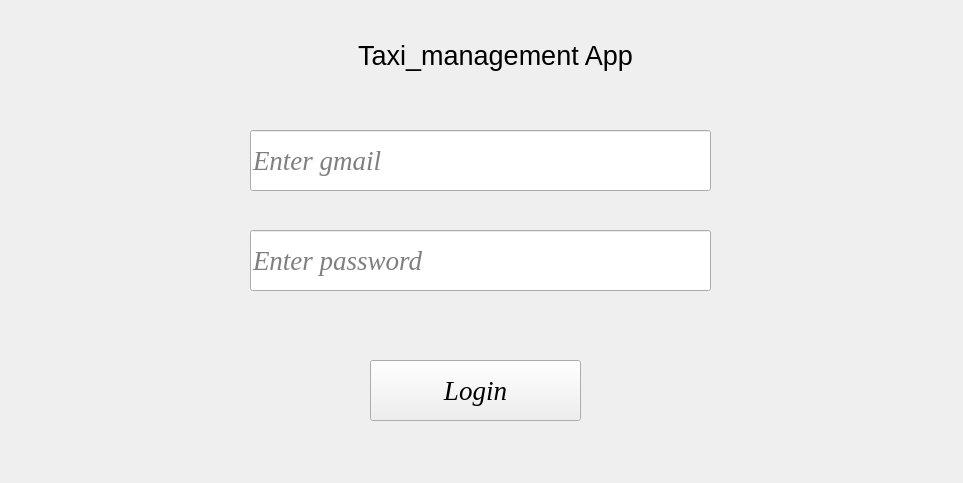
<?xml version="1.0" encoding="UTF-8"?>
<ui version="4.0">
 <class>Form</class>
 <widget class="QWidget" name="Form">
  <property name="geometry">
   <rect>
    <x>0</x>
    <y>0</y>
    <width>963</width>
    <height>483</height>
   </rect>
  </property>
  <property name="windowTitle">
   <string>Form</string>
  </property>
  <widget class="QPushButton" name="pushButton">
   <property name="geometry">
    <rect>
     <x>370</x>
     <y>360</y>
     <width>211</width>
     <height>61</height>
    </rect>
   </property>
   <property name="font">
    <font>
     <family>Times New Roman</family>
     <pointsize>20</pointsize>
     <italic>true</italic>
    </font>
   </property>
   <property name="text">
    <string>Login</string>
   </property>
  </widget>
  <widget class="QLineEdit" name="lineEdit_2">
   <property name="geometry">
    <rect>
     <x>250</x>
     <y>230</y>
     <width>461</width>
     <height>61</height>
    </rect>
   </property>
   <property name="font">
    <font>
     <family>Times New Roman</family>
     <pointsize>20</pointsize>
     <italic>true</italic>
    </font>
   </property>
   <property name="echoMode">
    <enum>QLineEdit::Password</enum>
   </property>
   <property name="placeholderText">
    <string>Enter password</string>
   </property>
  </widget>
  <widget class="QLabel" name="label">
   <property name="geometry">
    <rect>
     <x>280</x>
     <y>300</y>
     <width>371</width>
     <height>41</height>
    </rect>
   </property>
   <property name="font">
    <font>
     <family>Times New Roman</family>
     <pointsize>18</pointsize>
     <italic>true</italic>
    </font>
   </property>
   <property name="text">
    <string/>
   </property>
   <property name="alignment">
    <set>Qt::AlignCenter</set>
   </property>
  </widget>
  <widget class="QLabel" name="label_2">
   <property name="geometry">
    <rect>
     <x>160</x>
     <y>30</y>
     <width>671</width>
     <height>51</height>
    </rect>
   </property>
   <property name="font">
    <font>
     <pointsize>20</pointsize>
    </font>
   </property>
   <property name="text">
    <string>Taxi_management App</string>
   </property>
   <property name="textFormat">
    <enum>Qt::PlainText</enum>
   </property>
   <property name="alignment">
    <set>Qt::AlignCenter</set>
   </property>
  </widget>
  <widget class="QLineEdit" name="lineEdit">
   <property name="geometry">
    <rect>
     <x>250</x>
     <y>130</y>
     <width>461</width>
     <height>61</height>
    </rect>
   </property>
   <property name="font">
    <font>
     <family>Times New Roman</family>
     <pointsize>20</pointsize>
     <italic>true</italic>
    </font>
   </property>
   <property name="text">
    <string/>
   </property>
   <property name="placeholderText">
    <string>Enter gmail</string>
   </property>
  </widget>
 </widget>
 <resources/>
 <connections/>
</ui>
